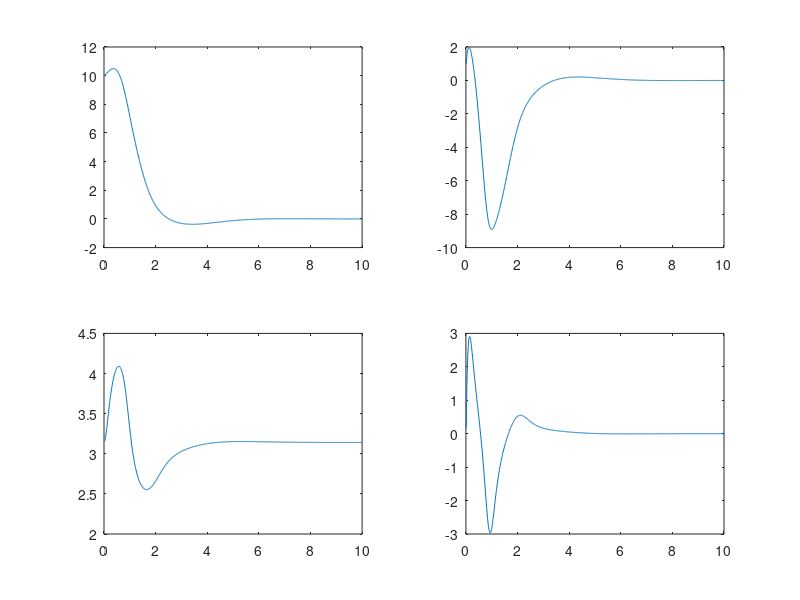

The MATLAB source for this figure:
k1=-1.0000;k2=-1.6567;k3=18.6854;k4=3.4594;
g=9.81;M = 0.5;m = 0.2;b = 0.1;I = 0.006;l = 0.3;laux=100;
r=pi;dt=0.01;F=0;
t=0:dt:10;
n_states=4;
x=zeros(n_states,length(t));
x(:,1)=[10,1,pi+0.01,0.2]';
%Euler method
for k=2:length(t)
x(1,k)=x(1,k-1)+dt*(x(2,k-1));
x(2,k)=x(2,k-1)+dt*(-(b*x(2,k-1)-F)*(I+l*l*m)+l*m*(x(4,k-1)*(I+l*l*m)...
    +g*l*m*cos(x(3,k-1)))*sin(x(3,k-1)))/((I+l*l*m)*(m+M)...
    -l*l*m*m*cos(x(3,k-1))*cos(x(3,k-1)));
x(3,k)=x(3,k-1)+dt*(x(4,k-1));
x(4,k)=x(4,k-1)+dt*(2*l*m*(g*(M+m)*sin(x(3,k-1))...
    +cos(x(3,k-1))*(-b*x(2,k-1)+F+x(4,k-1)*x(4,k-1)*l*m*sin(x(3,k-1)))))/(-2*I*(m+M)...
    -l*l*m*(m+2*M)+l*l*m*m*cos(2*x(3,k-1)));

F=-(k1*x(1,k)+k2*x(2,k)+k3*(x(3,k)-r)+k4*x(4,k));
end

subplot(2,2,1)
plot(t,x(1,:))
subplot(2,2,2)
plot(t,x(2,:))
subplot(2,2,3)
plot(t,x(3,:))
subplot(2,2,4)
plot(t,x(4,:))
